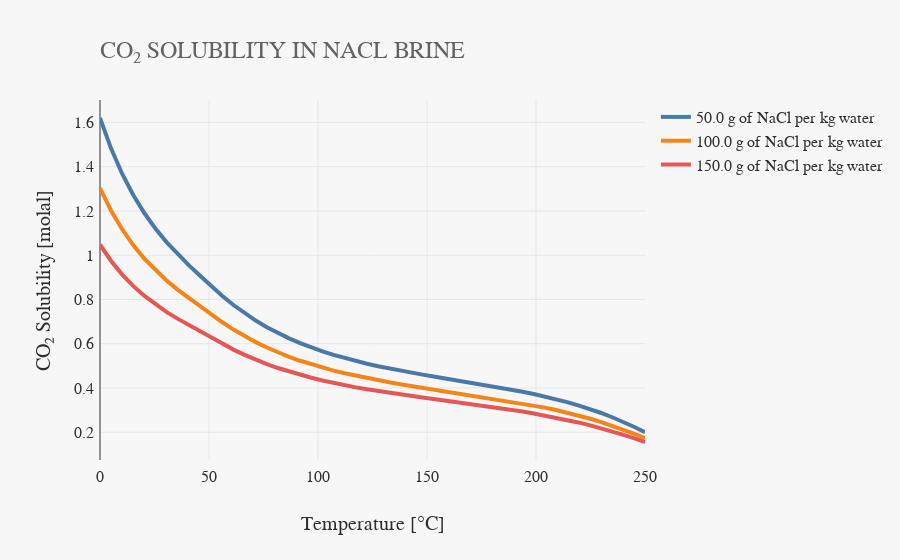

The cell this chart's notebook holds for it:
### Code cell
from reaktplot import *

fig = Figure()
fig.title("CO₂ SOLUBILITY IN NACL BRINE")
for massNaCl in massesNaCl:
    fig.drawLine(table["Temperature"], table[f"mCO2:massNaCl={massNaCl}"], f"{massNaCl} g of NaCl per kg water")
fig.xaxisTitle("Temperature [°C]")
fig.yaxisTitle("CO₂ Solubility [molal]")
fig.show()
